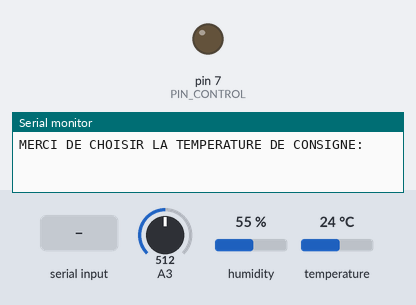
Simulated run of this sketch. Board: Arduino Uno, built with avr-gcc and run on an emulated ATmega328P. Parts: output pins drawn as LEDs (lit = HIGH), the last lines printed to the serial monitor. Inputs (shaded band) come from the test bench; at power-on: A3 = 512, humidity 55 %, temperature 24 °C.

Above: at 0.8 s.
0.9 s: "0\n" received over Serial
At 2.2 s:
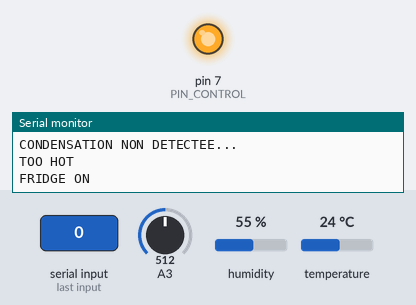
7.9 s: A3 set to 769
10.9 s: A3 set to 802
At 13.6 s:
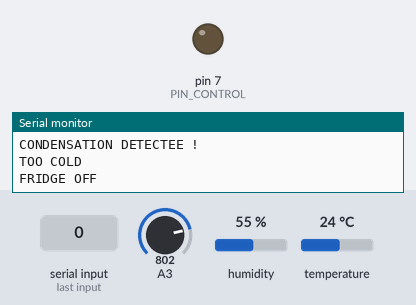
13.9 s: A3 set to 511
At 15.6 s:
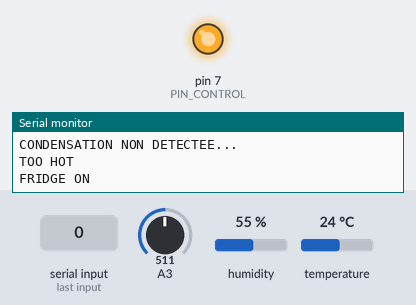
Timing chart, 0 to 17.1 s (numbered marks = the images above; inputs shaded):
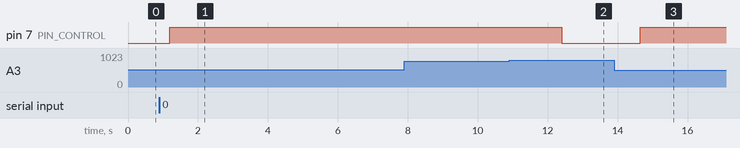

The sketch:

codeArduino.ino
```cpp
#include <DHT.h>
#include <math.h>

#define DHTTYPE DHT22
#define DELAY 2000    //Delai imposé à chaque fin de boucle
#define DHTPIN 4      //Port digital
#define PIN_CONTROL 7 //Port digital
#define THRESHOLD 5   //Seuil / Marge d'erreur autour de la consigne
#define ALERTE_ROSEE 1 //Ajout de x °C à la température de point de rosée

float consigne = 0;
float consignePASSE_B = 0;
float consignePASSE_H = 0;
bool state = false;
float tempPtRosee = 0;

DHT dht(DHTPIN, DHTTYPE);

#include "getData.h"
#include "setFridge.h"

void setup() {
  Serial.begin(9600);
  pinMode(PIN_CONTROL,OUTPUT);
  dht.begin();
  Serial.print("MERCI DE CHOISIR LA TEMPERATURE DE CONSIGNE:\t");

  while (Serial.available() == 0);  consigne = Serial.parseInt();                       // Fonction scanf sous Arduino
  defineThreshold(&consigne, &consignePASSE_B, &consignePASSE_H);                       // Calcul de la marge d'erreur

  Serial.print("CONSIGNE: ");  Serial.print(consigne); Serial.println("°C"); Serial.println("PLAGE:");
  Serial.print("PLAGE_BAS:"); Serial.print(consignePASSE_B); Serial.print(" PLAGE_HAUT:");  Serial.println(consignePASSE_H);
}

void loop() {
  call_dht22(&tempPtRosee);
  state = call_pt100(tempPtRosee);       //RETURN 1 IF TOO HOT

  if(state == true){
    callFridgeControl_ON();
  }
  else {
    callFridgeControl_OFF();
  }
  delay(DELAY);
}
```

getData.h
```cpp
float R1 = 10000;           //Résistance 10kOhms
float tensionInitiale = 5;  //5V
float tensionMesure = 0;
float R2 = 0;
float temperatureK = 0;
float temperatureC = 0;
float A = 0.00109613;
float B = 0.000240164;
float C = 5.87433E-08;

bool call_pt100(float tempPtRosee){
  //---------------------------------------------------------------------------------------- LECTURE DE LA TENSION EXERCEE ----//
      tensionMesure = analogRead(A3);                         //Tension mesurée
      tensionMesure = (tensionMesure/1023)*5;
      Serial.print("Tension_Mesuree: ");  Serial.println(tensionMesure);
  //---------------------------------------------------------------------------------------------------------------------------//
  //-------------------------------------------------------------------------------------- CALCUL DE LA RESISTANCE EXERCEE ----//
      R2 = R1 / ((tensionInitiale / tensionMesure) - 1);
      Serial.print("Resistance_exercee: ");  Serial.println(R2);
  //---------------------------------------------------------------------------------------------------------------------------//
  //-------------------------------------------------------------------------------------------------- TEMPERATURE MESUREE ----//
      /*
       *  1/T = A + B * ln(R) + C * ln(R)^3 // Formule de Steinhart-Hart qui permet de calculer la température à partir de la résistance de la thermistance
       *  T = 1 / (A + B * ln(R) + C * ln(R)^3)
       *  D'après l'inéquation fournis dans les ressources : A = 0.00109613 / B = 0.000240164 / C = 5.87433E-08
      */
      temperatureK = 1 / ( A + (  B * log(R2)  ) + (  C * pow(log(R2),3) )  );
      temperatureC = temperatureK - 273.15;
      Serial.print("Temperature_mesureeK: ");  Serial.print(temperatureK);  Serial.print("\tTemperature_mesureeC: ");  Serial.println(temperatureC);  Serial.println("");
  //---------------------------------------------------------------------------------------------------------------------------//
  //-------------------------------------------------------------------------------------------------- DECISION A PRENDRE ----//
      /*
       *  Si la température est trop haute on retourne TRUE.
       *  Sinon on retourne FALSE : soit dans la plage soit trop froid.
       *  Calcul du point de rosée (limite de température avant que l'humidité soit à son apogée, 100%) -> Courbe croissante proportionnellement à la température
      */
      if(temperatureC <= tempPtRosee + ALERTE_ROSEE) {
        if(temperatureC <= tempPtRosee) {
          Serial.println("CONDENSATION DETECTEE !");
        }
        else {
          Serial.println("POINT DE ROSEE BIENTÔT ATTEINT, ATTENTION !");
        }
      }
      else {
        Serial.println("CONDENSATION NON DETECTEE...");
      }
      if(temperatureC > consignePASSE_H) {
        Serial.println("TOO HOT");
        return true;
      }
      else {
        if(temperatureC < consignePASSE_B) {
          Serial.println("TOO COLD");
        }
        else {
          Serial.println("GOOD TEMPERATURE");
        }
        return false;
      }
  //---------------------------------------------------------------------------------------------------------------------------//
}

void call_dht22(float *tempEnv){
  float h = dht.readHumidity();                         // Read humidity
  float t = dht.readTemperature();                      // Read temperature as Celsius (the default)
  float f = dht.readTemperature(true);                  // Read temperature as Fahrenheit (isFahrenheit = true)

  if (isnan(h) || isnan(t) || isnan(f)) {               // Check if any reads failed and exit early (to try again). In library Math.h: isnan(...) return 1 if not a number
    Serial.println("Failed to read from DHT sensor!");
    return;
  }
                                                        // Bibliothèque = température en degrès et heat index = température ressentie
  float hif = dht.computeHeatIndex(f, h);               // Compute heat index in Fahrenheit (the default)
  float hic = dht.computeHeatIndex(t, h, false);        // Compute heat index in Celsius (isFahreheit = false)

  *tempEnv = (pow((h/100.00),(0.125)) * (112.00 + (0.9 * t)) + (0.1 * t) - 112.00);

  Serial.print("Humidity: ");       Serial.print(h);          Serial.print("\t");
  Serial.print("TemperatureC: ");    Serial.print(t);          Serial.print(" C\tTemperatureF: "); Serial.print(f);     Serial.print(" F\t");
  Serial.print("Heat_indexC: ");     Serial.print(hic);        Serial.print(" C\tHeat_indexF: ");  Serial.print(hif);   Serial.println(" F");
  Serial.print("POINT_DE_ROSEE: "); Serial.print(*tempEnv);   Serial.println(" C"); Serial.println("");
}

void defineThreshold(float *consigne,float *passeBas, float *passeHaut){
  *passeBas = *consigne * (1 - (THRESHOLD/100.00));
  *passeHaut = *consigne * (1 + (THRESHOLD/100.00));
}

void RConsigne(){
  if(Serial.available() > 0){
    consigne = 0 ;
    consigne = Serial.parseFloat();
    Serial.print("Votre Temperature est :");
    Serial.println(consigne);
    delay(1500);
 }
}
```

setFridge.h
```cpp
void callFridgeControl_ON(){
  digitalWrite(PIN_CONTROL,HIGH);
  Serial.println("FRIDGE ON\n");
}

void callFridgeControl_OFF(){
  digitalWrite(PIN_CONTROL,LOW);
  Serial.println("FRIDGE OFF\n");
}
```

Measured:
- the behaviour switches between 785 and 786 on A3 (found by bisection; images 1 and 2)
- after the input at 0.9 s, pin 7 (PIN_CONTROL): LOW → HIGH after 0.29 s
- after the input at 10.9 s, pin 7 (PIN_CONTROL): HIGH → LOW after 1.5 s
- after the input at 13.9 s, pin 7 (PIN_CONTROL): LOW → HIGH after 0.74 s
